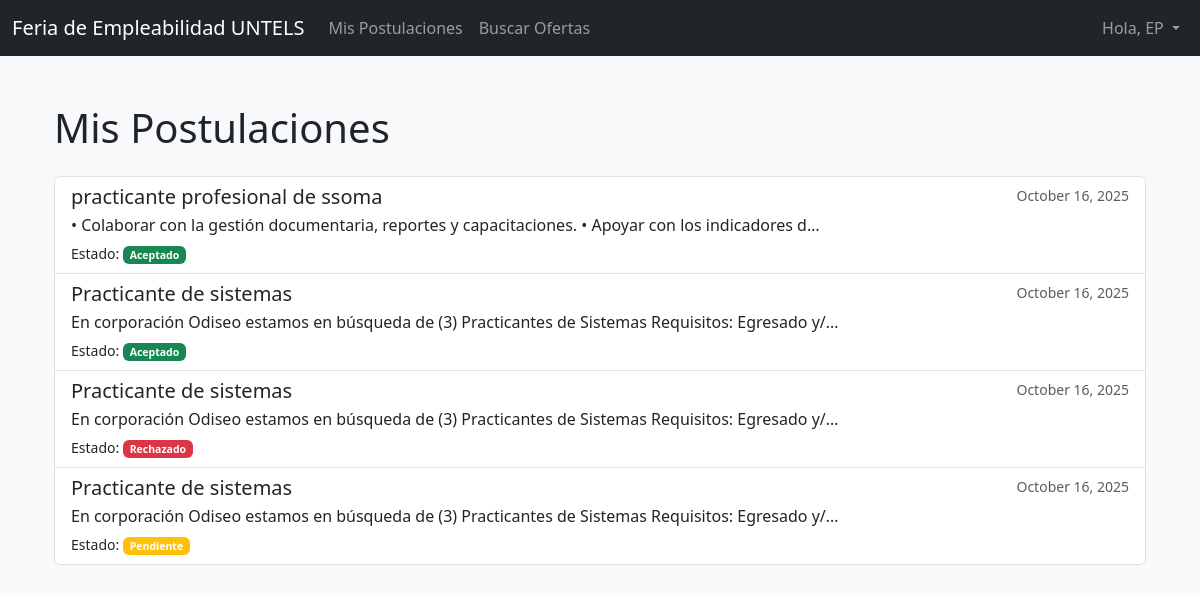
Page /my-applications/ (signed in) on the earlier database version.
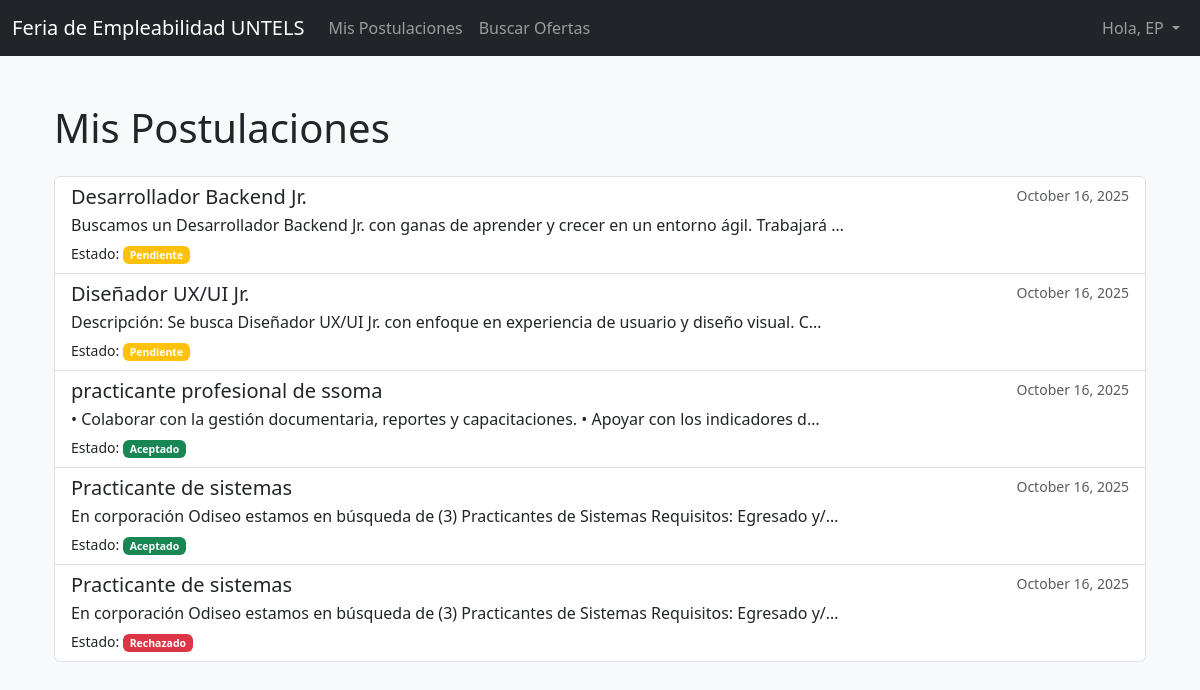
Same page on the later database version.
### recruiter_app/models.py (models this page shows, shortened)
class CustomUser(AbstractUser):
    is_company = models.BooleanField(default=False)

class Application(models.Model):
    job_posting = models.ForeignKey(JobPosting, on_delete=models.CASCADE, related_name='applications')
    applicant = models.ForeignKey('recruiter_app.CustomUser', on_delete=models.CASCADE, related_name='my_applications')
    cv = models.FileField(upload_to='cvs/')
    status = models.CharField(max_length=20, choices=[('pending', 'Pendiente'), ('accepted', 'Aceptado'), ('rejected', 'Rechazado')], default='pending')
    submitted_at = models.DateTimeField(auto_now_add=True)

class JobPosting(models.Model):
    recruiter = models.ForeignKey('recruiter_app.CustomUser', on_delete=models.CASCADE)
    title = models.CharField(max_length=200)
    description = models.TextField()
    salary = models.DecimalField(max_digits=10, decimal_places=2)
    min_education = models.CharField(max_length=100)
    created_at = models.DateTimeField(auto_now_add=True)

### recruiter_app/views.py (the view)
# urls.py: path('my-applications/', views.my_applications, name='my_applications'),
@login_required
def my_applications(request):
    my_apps = Application.objects.filter(applicant=request.user).order_by('-submitted_at')
    return render(request, 'recruiter_app/my_applications.html', {'my_apps': my_apps})

### recruiter_app/templates/recruiter_app/my_applications.html (shortened to what this page needs)
{% extends 'base.html' %}
{% block content %}
<div class="container mt-5">
    <h1 class="mb-4">Mis Postulaciones</h1>
    <div class="list-group">
        {% for app in my_apps %}
            <div class="list-group-item list-group-item-action">
                <div class="d-flex w-100 justify-content-between">
                    <h5 class="mb-1">{{ app.job_posting.title }}</h5>
                    <small class="text-muted">{{ app.submitted_at|date:"F d, Y" }}</small>
                </div>
                <p class="mb-1">{{ app.job_posting.description|truncatechars:100 }}</p>
                <small>Estado: <span class="badge {% if app.status == 'pending' %}bg-warning{% elif app.status == 'accepted' %}bg-success{% else %}bg-danger{% endif %}">{{ app.get_status_display }}</span></small>
            </div>
        {% empty %}
            <div class="alert alert-info" role="alert">
                Aún no has postulado a ninguna oferta. ¡Explora las oportunidades ahora!
            </div>
        {% endfor %}
    </div>
</div>
{% endblock %}

### recruiter_app/templates/base.html (shortened to what this page needs)
<!doctype html>
<html lang="es">
<head>
    <link href="https://cdn.jsdelivr.net/npm/bootstrap@5.3.0/dist/css/bootstrap.min.css" rel="stylesheet">
</head>
<body>
    <nav class="navbar navbar-expand-lg navbar-dark bg-dark">
        <div class="container-fluid">
            {% if user.is_authenticated %}
                <a class="navbar-brand" href="{% url 'dashboard' %}">Feria de Empleabilidad UNTELS</a>
            {% else %}
                <a class="navbar-brand" href="{% url 'home' %}">Feria de Empleabilidad UNTELS</a>
            {% endif %}
            <div class="collapse navbar-collapse" id="navbarNav">
                <ul class="navbar-nav me-auto mb-2 mb-lg-0">
                    {% if user.is_authenticated %}
                        {% if user.is_company %}
                            <li class="nav-item">
                                <a class="nav-link" href="{% url 'list_jobs' %}">Mis Ofertas</a>
                            </li>
                            <li class="nav-item">
                                <a class="nav-link" href="{% url 'received_applications' %}">Postulaciones Recibidas</a>
                            </li>
                        {% else %}
                            <li class="nav-item">
                                <a class="nav-link" href="{% url 'my_applications' %}">Mis Postulaciones</a>
                            </li>
                            <li class="nav-item">
                                <a class="nav-link" href="{% url 'search_jobs' %}">Buscar Ofertas</a>
                            </li>
                        {% endif %}
                    {% endif %}
                </ul>
                <ul class="navbar-nav">
                    {% if user.is_authenticated %}
                        <li class="nav-item dropdown">
                            <a class="nav-link dropdown-toggle" href="#" id="navbarDropdown" role="button" data-bs-toggle="dropdown" aria-expanded="false">
                                Hola, {{ user.username }}
                            </a>
                        </li>
                    {% endif %}
                </ul>
            </div>
        </div>
    </nav>
    <div class="container mt-4">
        {% block content %}
        {% endblock %}
    </div>
</body>
</html>

### recruiter_app/templates/base.html (style rules this page uses)
html, body { height: 100%; }
body { background-color: #f8f9fa; }

Differences in the rows shown:
removed Application: job_posting "Practicante de sistemas", submitted_at "October 16, 2025", job_posting.description "En corporación Odiseo estamos en búsqueda de (3) Practicantes de Sistemas Requisitos: Egresado y/…", status "Pendiente"
added Application: job_posting "Desarrollador Backend Jr.", submitted_at "October 16, 2025", job_posting.description "Buscamos un Desarrollador Backend Jr. con ganas de aprender y crecer en un entorno ágil. Trabajará …", status "Pendiente"
added Application: job_posting "Diseñador UX/UI Jr.", submitted_at "October 16, 2025", job_posting.description "Descripción: Se busca Diseñador UX/UI Jr. con enfoque en experiencia de usuario y diseño visual. C…", status "Pendiente"
